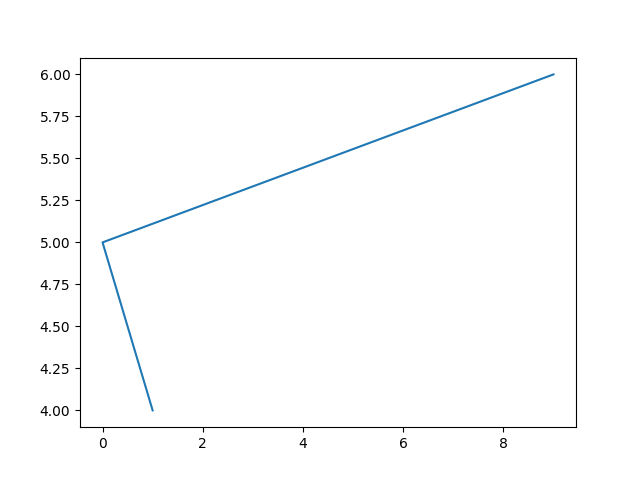

Write Python code to recreate this figure.
import matplotlib.pyplot as plt
#%%
#1 x 2 y
plt.plot([1,0,9],[4,5,6])
plt.savefig("test.png")